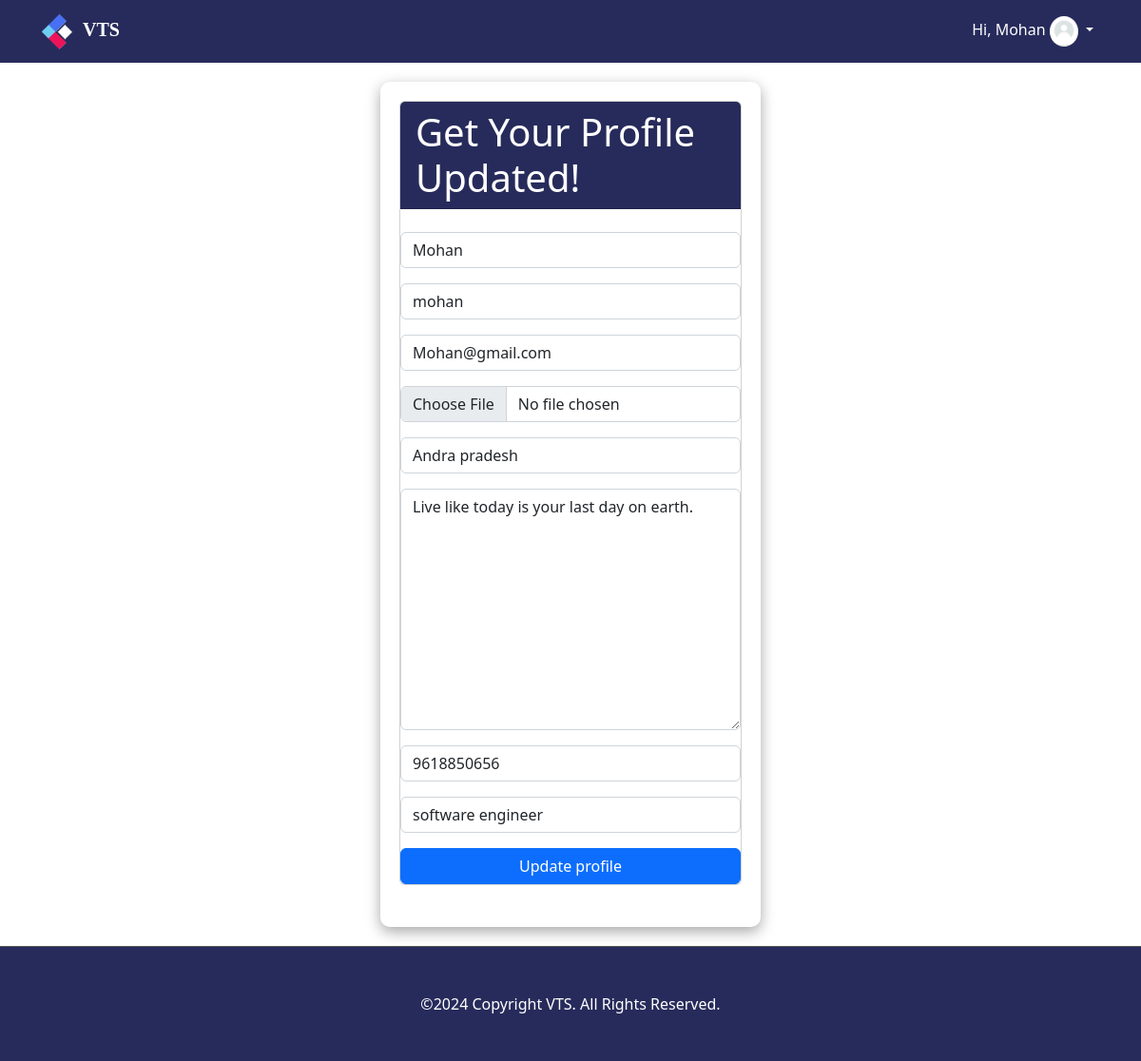
/user/update_profile (signed in), run on the app's committed database.
### core/models.py (models this page shows, shortened)
class CustomUser(AbstractUser):
    email = models.EmailField(unique=True)
    profile_pic = models.ImageField("p_img", blank=True, null = True)
    phone_no = models.CharField(max_length=10,  blank=True, null = True)
    address = models.CharField(max_length=100,  blank=True, null = True)
    role = models.CharField(max_length=50,  blank=True, null = True)
    bio = models.TextField( blank=True, null = True)
    USERNAME_FIELD = ("email")
    REQUIRED_FIELDS = ("username",)

### core/views.py (the view)
# urls.py: path('update_profile', views.update_profile, name='update_profile')
@login_required(login_url="signin")
def update_profile(request):
    if request.user.is_authenticated:
        user = request.user
        form = UpdateProfileForm(instance=user)
        if request.method == 'POST':
            form = UpdateProfileForm(request.POST, request.FILES, instance=user)
            if form.is_valid():
                form.save()
                messages.success(request, "Profile updated successfully")
                return redirect("profile")
    context = {"form": form, 'is_index_page': False,  'show_footer': True,}
    return render(request, "core/update_profile.html", context)

### core/forms.py
class UpdateProfileForm(forms.ModelForm):
    first_name = forms.CharField(widget=forms.TextInput(attrs={"class": "form-control", "placeholder": "Enter FirstName"}))
    last_name = forms.CharField(widget=forms.TextInput(attrs={"class": "form-control", "placeholder": "Enter LastName"}))
    email = forms.CharField(widget=forms.EmailInput(attrs={"class": "form-control", "placeholder": "Enter email address"}))
    profile_pic = forms.ImageField(widget=forms.FileInput(attrs={"class": "form-control", "placeholder": "Upload image"}))
    address = forms.CharField(widget=forms.TextInput(attrs={"class": "form-control", "placeholder": "Enter address"}))
    bio = forms.CharField(widget=forms.Textarea(attrs={"class": "form-control", "placeholder": "Enter bio"}))
    phone_no = forms.CharField(widget=forms.TextInput(attrs={"class": "form-control", "placeholder": "Enter phone"}))
    role = forms.CharField(widget=forms.TextInput(attrs={"class": "form-control", "placeholder": "Enter role"}))
    class Meta:
        model = CustomUser
        fields = ["first_name", "last_name", "email", "profile_pic", "address", "bio", "phone_no", "role"]

### core/templates/core/update_profile.html (shortened to what this page needs)
{% extends 'base.html' %}
{% block content %}
<form action="" method="POST" enctype="multipart/form-data" class="update-form">
    <div class="col-md-12">
        <div class="card mb-4">
            <div class="card-header display-6 " style="background-color: rgb(39, 43, 91);color: white;">Get Your Profile Updated!</div>
            <br>
        <div class="row">
        {% for field in form  %}
        {% if field.errors %}
            <div class="col-md-12">
                <div class="mb-3">
                {{field}}
                </div>
                <small>{{field.errors}}</small>
            </div>
        {% else %}
            <div class="col-md-12">
                <div class="mb-3">
                {{field}}
                </div>
            </div>
        {% endif %}
        {% endfor %}
        </div>
        <button class="btn btn-primary" style="width: 100%">Update profile</button>
    </div>
</div>
</form>
{% endblock %}

### Templates/base.html (shortened to what this page needs)
<!DOCTYPE html>
{% load static %}
<html lang="en">
    <head>
        <link href="{% static 'css/styles.css' %}" rel="stylesheet" />
        <link rel="stylesheet" href="https://cdnjs.cloudflare.com/ajax/libs/font-awesome/6.5.1/css/all.min.css" />
        <link rel="stylesheet" href="https://cdnjs.cloudflare.com/ajax/libs/font-awesome/6.5.1/css/brands.min.css" />
    </head>
    <body>
        <nav class="navbar mynav navbar-expand-lg navbar1" style="background-color:rgb(39, 43, 91);">
            <div class="container">
              <a class="navbar-brand me-8 p1" href="{% url 'index' %}" style="color: rgb(255, 255, 255);">
                <img src="/static/css/assests/vts_logo.png" alt="Logo" width="40" height="40" class="d-inline-block align-text-center">
                <span class="highlight">VTS</span></a>
              <div class="collapse navbar-collapse" id="navbarNavDropdown">
                <ul class="navbar-nav">
                  <svg xmlns="http://www.w3.org/2000/svg" viewBox="0 0 110 21" aria-label="Render" width="84" height="21" class="render-logo-fill fill-black inline-block md:hidden"></svg>
                  {% if request.user.is_authenticated %}
                  <li class="nav-item active dropdown" >
                    <a class="nav-link dropdown-toggle" href="#" role="button" style="color: rgb(255, 255, 255)" data-bs-toggle="dropdown" aria-expanded="false">
                      Hi, {{request.user.username}}
                      {% if user.profile_pic and user.profile_pic.url %}
                            <img style="width:30px" class="rounded-circle" src="{{request.user.profile_pic.url}}" alt="..." />
                            {% else %}
                            <img style="width:30px" class="rounded-circle" src="/static/css/assests/profile_default_img.webp" alt="..." />
                            {% endif %}
                    </a>
                  </li>
                  {% endif %}
                </ul>
              </div>
            </div>
          </nav>
        {% block content %}{% endblock content %}
        {% if show_footer %}
        <footer class="py-5 footer-copyright" style="background-color: rgb(39, 43, 91);color: white;">
              &copy;2024 Copyright VTS. All Rights Reserved.
        </footer>
          {% endif %}
</body>
</html>

### Templates/base.html (style rules this page uses)
.mynav ul { margin-left: auto; }
.highlight { font-weight: bold; }
.p1 { font-family: serif; }
.container { align-items: center; display: flex; }
.footer-copyright { margin-top: auto; padding-top: 10px; border-top: 1px solid #555; justify-content: center; text-align: center; align-items: center; }

### core/templates/core/update_profile.html (style rules this page uses)
form { box-shadow: rgba(0, 0, 0, 0.35) 0px 5px 15px; background-color: white; width: 400px !important; border-radius: 10px; padding: 20px 20px 20px 20px !important; margin: 20px auto !important }

### data on the page
CustomUser: user.username "Mohan", user.profile_pic (placeholder picture), form "Mohan" "mohan" "Mohan@gmail.com" "Andra pradesh" "Live like today is your last day on earth." "9618850656" "software engineer"
